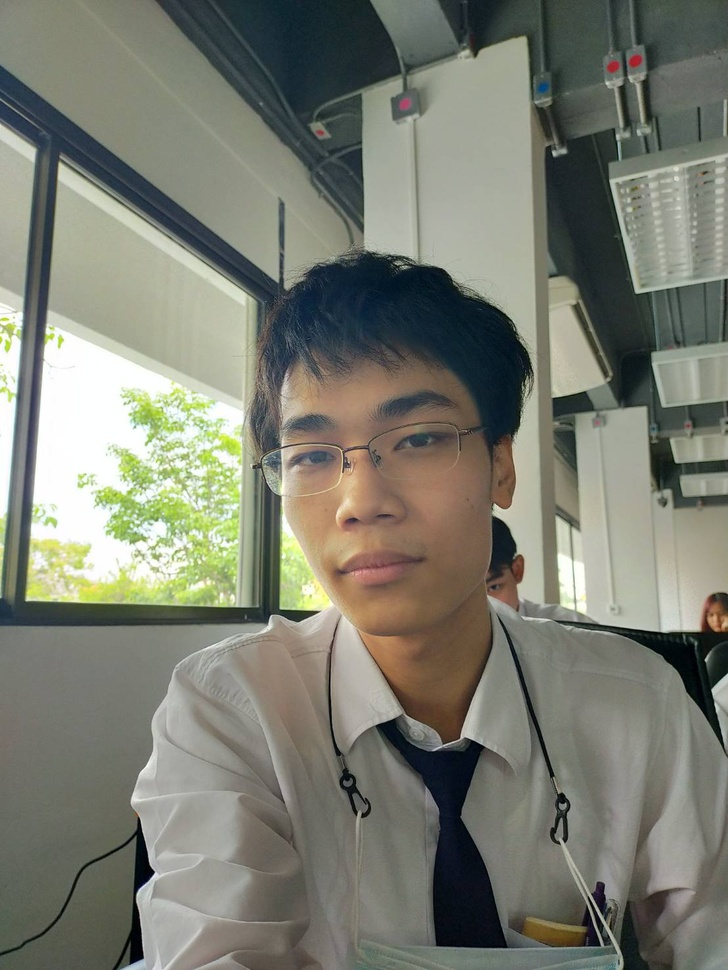
#> input picture 22962.jpg, 728 x 970 px, shrunk from 1108 x 1477 before the run
$ python denoise_demo.py
#> lines starting #> are read from the running program, lines starting #| are printed output that depends on the picture; after the words box and inside, x2 and y2 are one past the last pixel; in counts of white or black regions, pixels touching at a corner belong together
import cv2 as cv
import numpy as np
import random as rd

part = "./22962.jpg"

img = cv.imread(part,cv.IMREAD_GRAYSCALE)
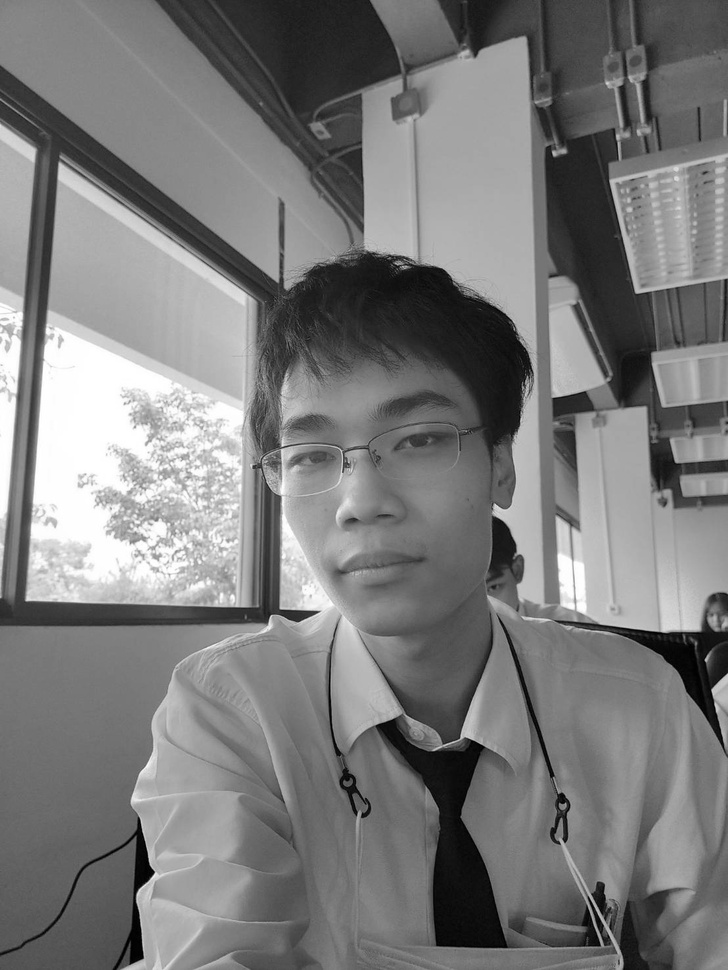
#> img: shape (970, 728); min 0, max 255, mean 122.9
img = np.array(img,dtype="uint8")

density_salt = 0.2
density_pepper = 0.2

number_of_white_pexel = int(density_salt * img.shape[0] * img.shape[1])
#> number_of_white_pexel = 141232
number_of_black_pexel = int(density_pepper * img.shape[0] * img.shape[1])
#> number_of_black_pexel = 141232
img_noise=np.array(img,dtype="uint8")
#เติม nois ขาว
for i in range(number_of_white_pexel):
    y=rd.randint(0,img.shape[0]-1)
    x=rd.randint(0,img.shape[1]-1)
    img_noise[y][x]=255
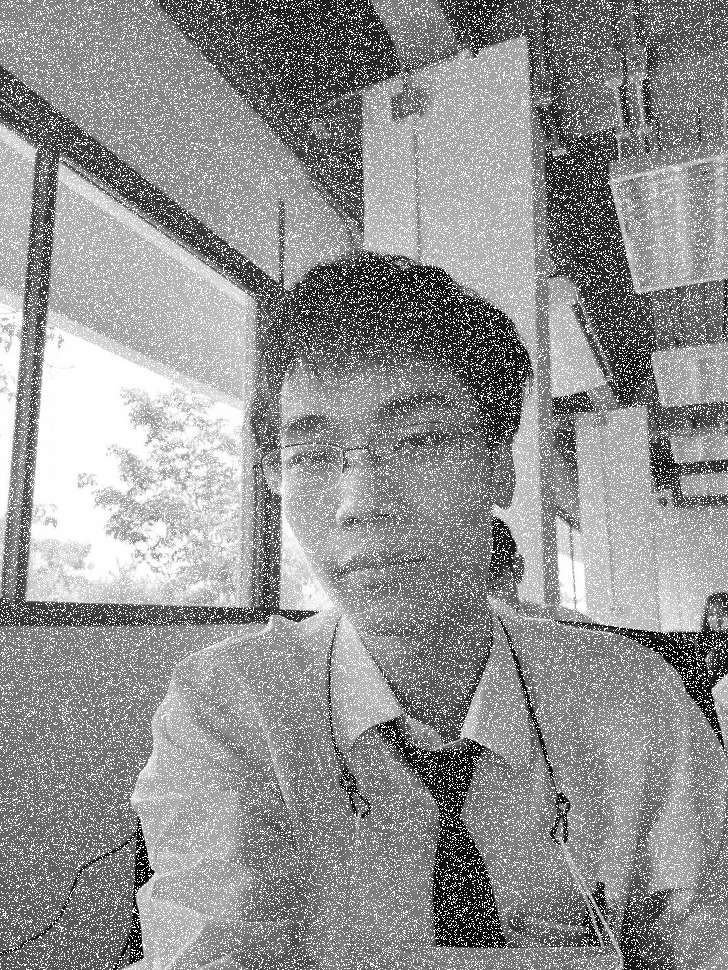
#> img_noise: shape (970, 728); 17.96% of pixels changed, all inside (x1, y1, x2, y2) = (0, 0, 728, 970)

#เติม noise ดำ
for i in range(number_of_white_pexel):
    y=rd.randint(0,img.shape[0]-1)
    x=rd.randint(0,img.shape[1]-1)
    img_noise[y][x]=0
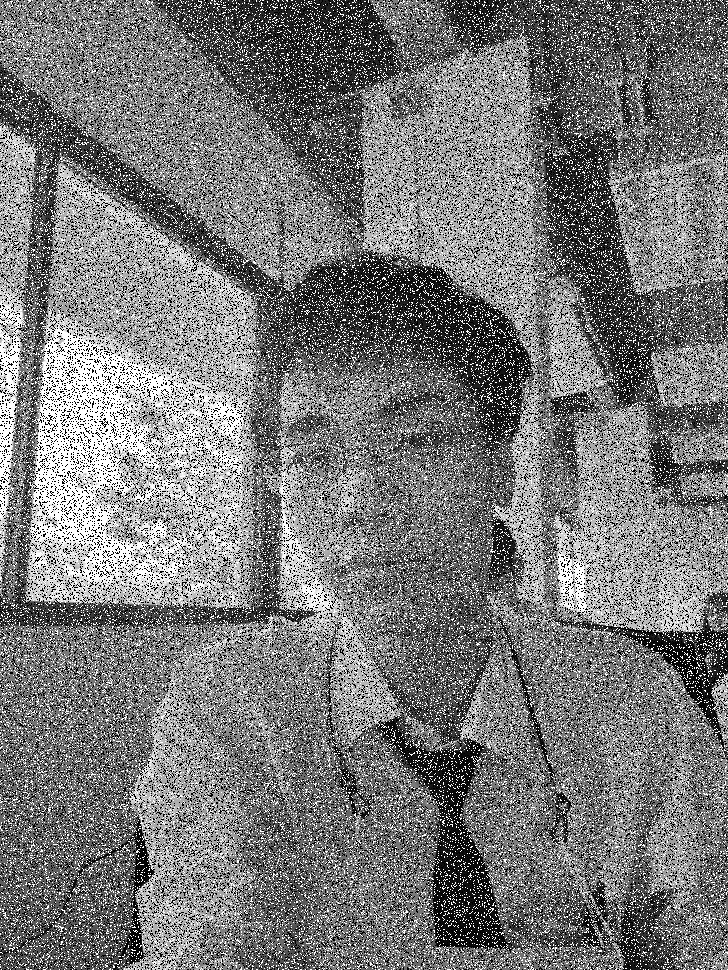
#> img_noise: shape (970, 728); 18.15% of pixels changed, all inside (x1, y1, x2, y2) = (0, 0, 728, 970)

# ขั้น denoise
denoised_img = cv.medianBlur(img_noise, 7)

cv.imwrite("./denoised.png",denoised_img)

#noise ที่ไม่ถูกลบหาได้จาก out-in เเบบ อ.เเจ็ค สอน
out_vs_in = denoised_img-img
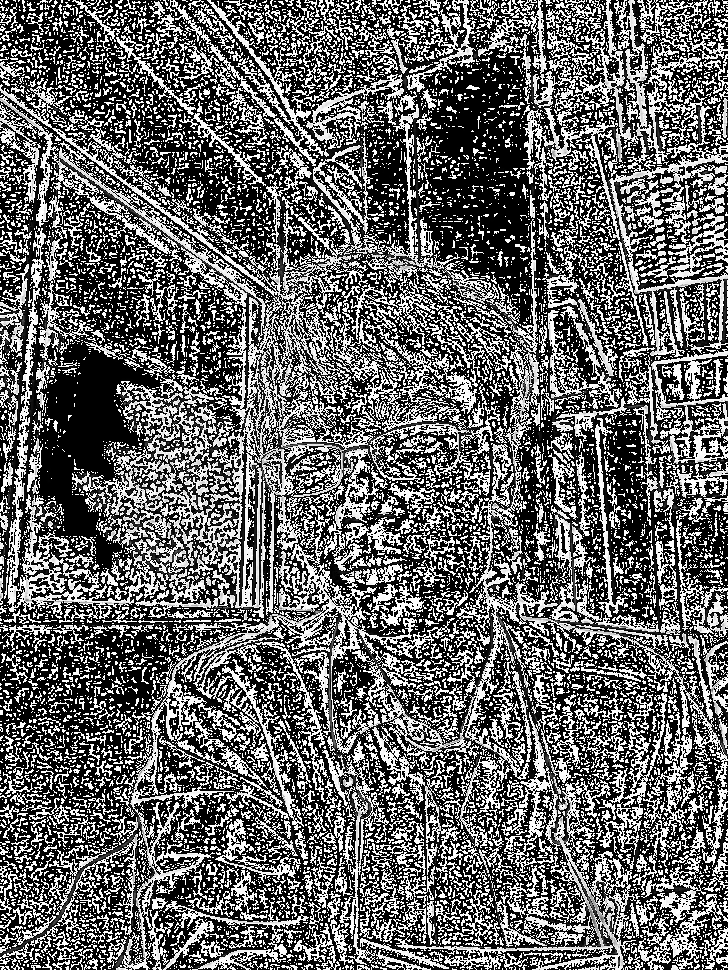
#> out_vs_in: shape (970, 728); min 0, max 255, mean 102.5
cv.imwrite("./noised.png",img_noise)
cv.imwrite("./original.png",img)
cv.imwrite("./out_vs_in.png",out_vs_in)
